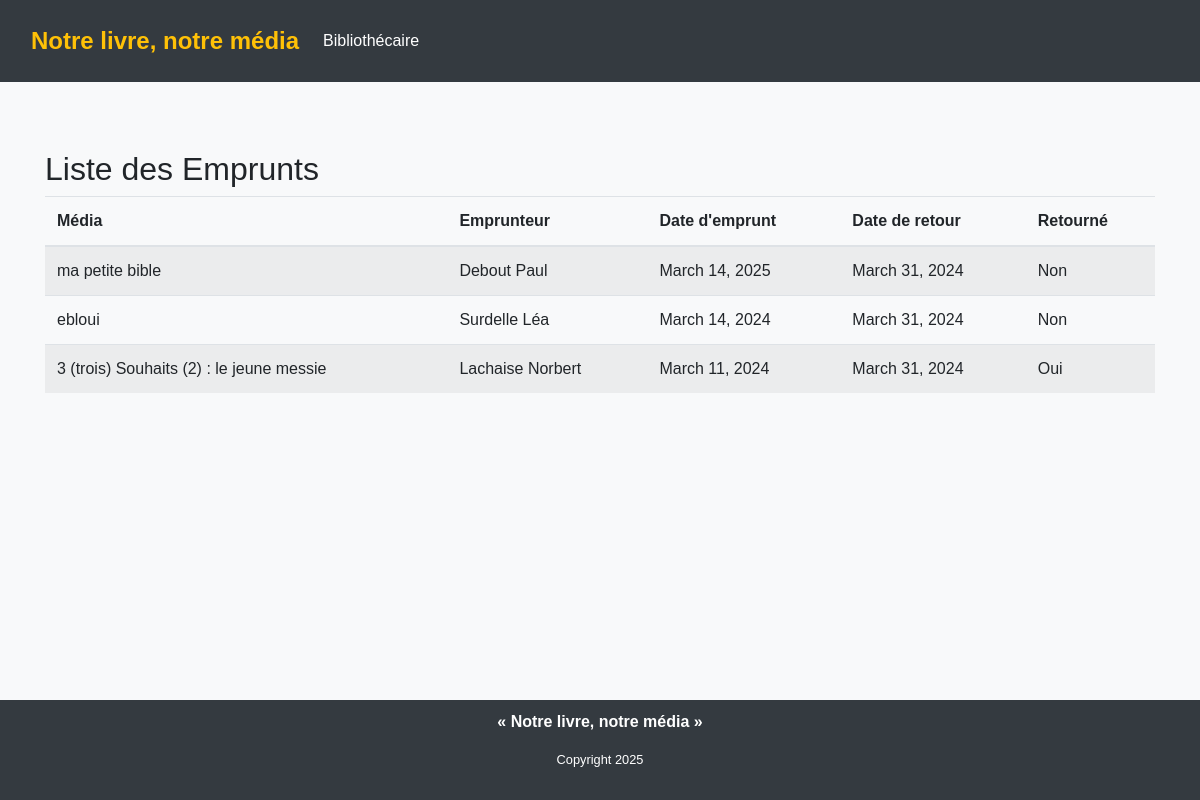
Page /bibliothecaire/accueil/liste_emprunt/ on the committed database.
### bibliothecaire/models.py (models this page shows, shortened)
class Emprunt(models.Model):
    media = models.ForeignKey(Media, on_delete=models.CASCADE)
    emprunteur = models.ForeignKey(Membre, on_delete=models.CASCADE)
    date_emprunt = models.DateField(default=date.today, null=False)
    date_retour = models.DateField(default=date.today() + timezone.timedelta(days=7))
    returner = models.BooleanField(default=False)

class Media(models.Model):
    TYPE_CHOICES = [
        ('livre', 'Livre'),
        ('dvd', 'DVD'),
        ('cd', 'CD'),
        ('jeu', 'Jeu de Plateau'),
    ]
    titre = models.CharField(max_length=100)
    auteur_realisateur_artiste = models.CharField(max_length=100)
    type_media = models.CharField(max_length=10, choices=TYPE_CHOICES)
    disponible = models.BooleanField(default=True)
    image = models.ImageField(upload_to='media_images/', blank=True, null=True)
    description = models.TextField(max_length=2000, null=True, default="", blank=True)

class Membre(models.Model):
    nom = models.CharField(max_length=100)
    prenom = models.CharField(max_length=100, default='DefaultPrenom')
    phone = models.CharField(max_length=10, default='0746764646')
    email = models.EmailField(default='example@example.com')
    bloque = models.BooleanField(default=False)

### bibliothecaire/views.py (the view)
# urls.py: path('accueil/liste_emprunt/', views.emprunt_list, name='liste_emprunt'),
def emprunt_list(request):
    emprunts = Emprunt.objects.all()
    return render(request, 'liste_emprunt.html', {'emprunts': emprunts})

### bibliothecaire/templates/liste_emprunt.html
{% extends "base.html" %}
{% block content %}
<div class="container mt-5">
    <h2>Liste des Emprunts</h2>
    <table class="table table-striped">
        <thead>
            <tr>
                <th>Média</th>
                <th>Emprunteur</th>
                <th>Date d'emprunt</th>
                <th>Date de retour</th>
                <th>Retourné</th>
            </tr>
        </thead>
        <tbody>
            {% for emprunt in emprunts %}
            <tr>
                <td>{{ emprunt.media.titre }}</td>
                <td>{{ emprunt.emprunteur.nom }} {{ emprunt.emprunteur.prenom }}</td>
                <td>{{ emprunt.date_emprunt }}</td>
                <td>{{ emprunt.date_retour }}</td>
                <td>{{ emprunt.returner|yesno:"Oui,Non" }}</td>
            </tr>
            {% endfor %}
        </tbody>
    </table>
</div>
{% endblock %}

### static/base.css (style rules this page uses)
body { font-family: Arial, sans-serif; background-color: #f8f9fa; margin: 0; padding: 0; display: grid; grid-template-rows: auto 1fr auto; height: 100%; }

### rows in the picture
Emprunt: media.titre "ma petite bible", emprunteur.nom "Debout", emprunteur.prenom "Paul", date_emprunt "March 14, 2025", date_retour "March 31, 2024", returner "Non"
Emprunt: media.titre "ebloui", emprunteur.nom "Surdelle", emprunteur.prenom "Léa", date_emprunt "March 14, 2024", date_retour "March 31, 2024", returner "Non"
Emprunt: media.titre "3 (trois) Souhaits (2) : le jeune messie", emprunteur.nom "Lachaise", emprunteur.prenom "Norbert", date_emprunt "March 11, 2024", date_retour "March 31, 2024", returner "Oui"
